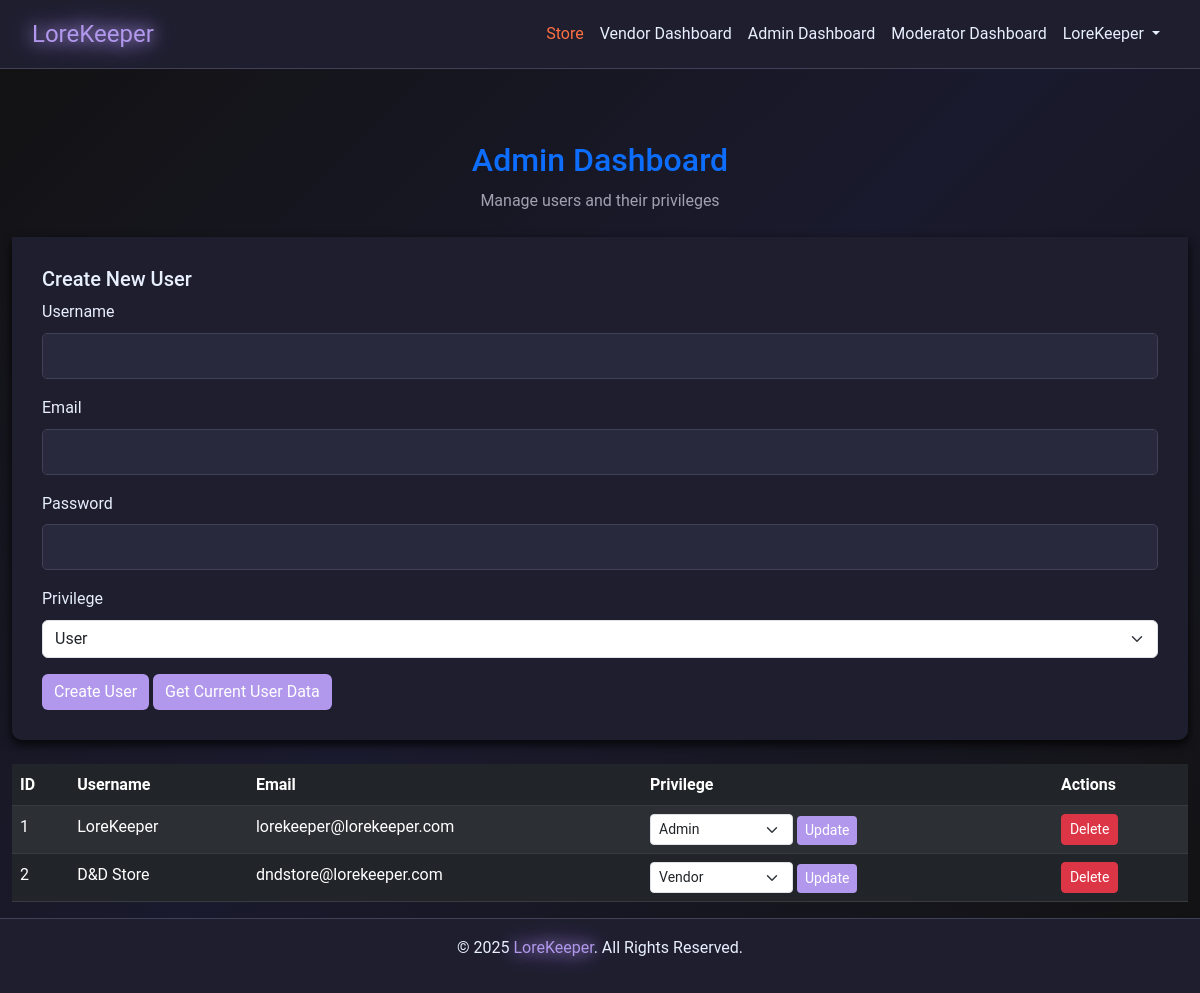
Page /admin (signed in) on the earlier database version.
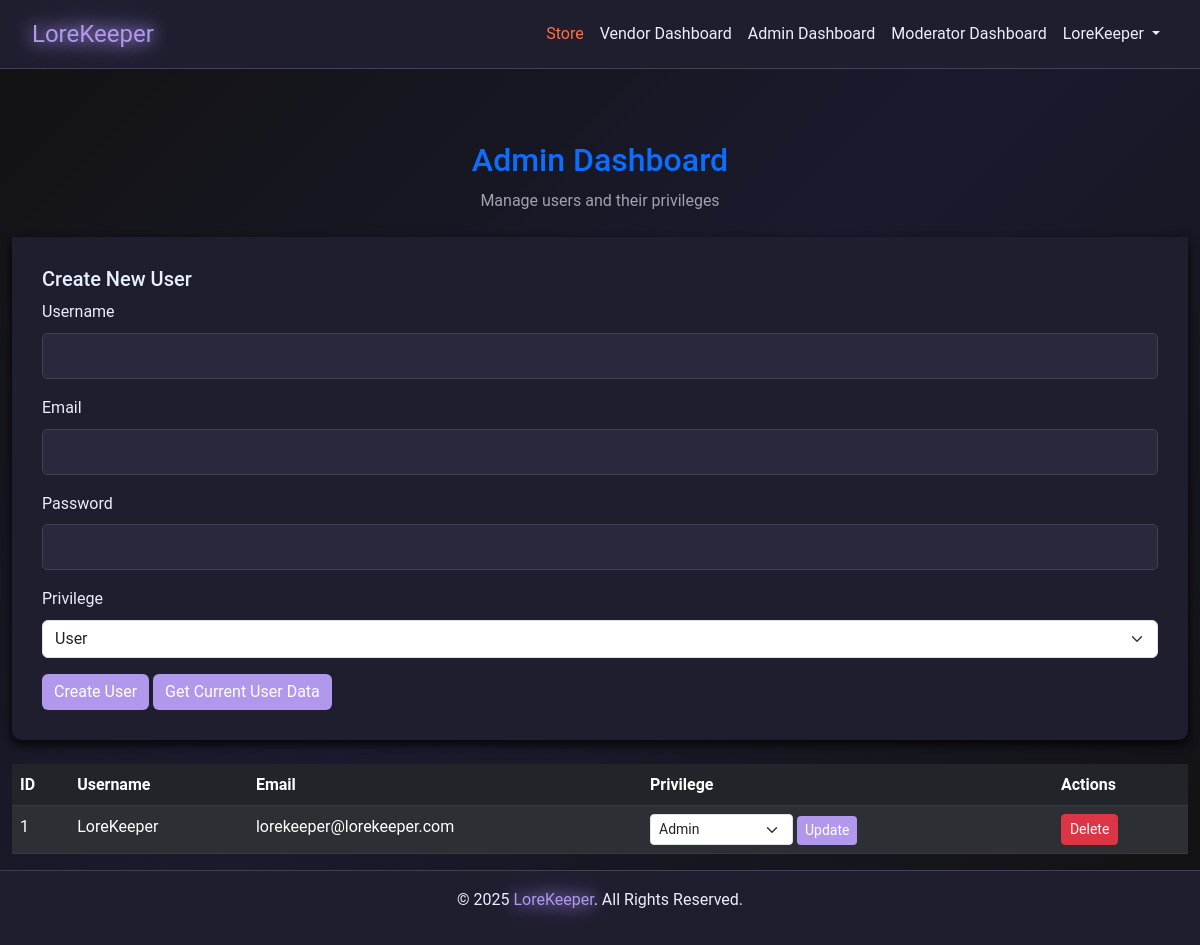
Same page on the later database version.
### models.py (models this page shows)
class User(db.Model):
    __tablename__ = 'users'
    id = db.Column(db.Integer, primary_key=True)
    username = db.Column(db.String(64), nullable=False)
    email = db.Column(db.String(128), unique=True, nullable=False)
    password = db.Column(db.String(128), nullable=False)
    privilege_id = db.Column(
        db.Integer, db.ForeignKey('privileges.id'), default=1)
    created_at = db.Column(db.DateTime, default=datetime.utcnow)
    purchases = db.relationship('Purchase', backref='user', lazy=True)
    subscriptions = db.relationship('Subscription', backref='user', lazy=True)

class Privilege(db.Model):
    __tablename__ = 'privileges'
    id = db.Column(db.Integer, primary_key=True)
    name = db.Column(db.String(64), nullable=False, unique=True)
    description = db.Column(db.String(256))

### app.py (the view, shortened to what this page needs)
@app.route("/admin", methods=["GET", "POST"])
def admin_dashboard():
    if session.get("privilege_id") != 999:  # Assuming 2 is Admin privilege ID
        flash("Access denied! Admins only.", "danger")
        return redirect(url_for("home"))
    users = User.query.all()
    privileges = Privilege.query.all()
    return render_template("admin.html", users=users, privileges=privileges)

### app.py (called while the page is built)
@app.before_request
def make_session_permanent():
    if session.get("user_id"):
        session.permanent = True
        app.permanent_session_lifetime = timedelta(minutes=5)
    else:
        try:
            getCookie()
        except:
            print("No cookies found")

### templates/admin.html (shortened to what this page needs)
{% extends "nav_footer_template.html" %}
{% block content %}
<div class="container mt-5">
  <h2 class="text-center text-primary">Admin Dashboard</h2>
  <p class="text-center text-muted">Manage users and their privileges</p>
  <div class="card my-4">
    <div class="card-body">
      <h5 class="card-title">Create New User</h5>
      <form method="POST" action="{{ url_for('admin_dashboard') }}">
        <div class="mb-3">
          <label for="username" class="form-label">Username</label>
          <input type="text" class="form-control" id="username" name="username" required>
        </div>
        <div class="mb-3">
          <label for="email" class="form-label">Email</label>
          <input type="email" class="form-control" id="email" name="email" required>
        </div>
        <div class="mb-3">
          <label for="password" class="form-label">Password</label>
          <input type="password" class="form-control" id="password" name="password" required>
        </div>
        <div class="mb-3">
          <label for="privilege_id" class="form-label">Privilege</label>
          <select class="form-select" id="privilege_id" name="privilege_id">
            {% for privilege in privileges %}
            <option value="{{ privilege.id }}">{{ privilege.name }}</option>
            {% endfor %}
          </select>
        </div>
        <button type="submit" name="create_user" class="btn btn-primary">Create User</button>
        <button type="button" name="get_userdata" class="btn btn-primary" id="get_userdata">Get Current User Data</button>
      </form>
    </div>
  </div>
  <table class="table table-dark table-striped">
    <thead>
      <tr>
        <th>ID</th>
        <th>Username</th>
        <th>Email</th>
        <th>Privilege</th>
        <th>Actions</th>
      </tr>
    </thead>
    <tbody>
      {% for user in users %}
      <tr>
        <td>{{ user.id }}</td>
        <td>{{ user.username }}</td>
        <td>{{ user.email }}</td>
        <td>
          <form method="POST" action="{{ url_for('update_user', user_id=user.id) }}" class="d-inline">
            <select name="privilege_id" class="form-select form-select-sm d-inline w-auto">
              {% for privilege in privileges %}
              <option value="{{ privilege.id }}" {% if privilege.id == user.privilege_id %}selected{% endif %}>
                {{ privilege.name }}
              </option>
              {% endfor %}
            </select>
            <button type="submit" class="btn btn-sm btn-primary">Update</button>
          </form>
        </td>
        <td>
          <form method="POST" action="{{ url_for('delete_user', user_id=user.id) }}" class="d-inline">
            <button type="submit" class="btn btn-sm btn-danger">Delete</button>
          </form>
        </td>
      </tr>
      {% endfor %}
    </tbody>
  </table>
</div>
{% endblock %}

### templates/nav_footer_template.html (shortened to what this page needs)
<!DOCTYPE html>
<html lang="en">
  <head>
    <link
      href="https://cdn.jsdelivr.net/npm/bootstrap@5.3.0-alpha3/dist/css/bootstrap.min.css"
      rel="stylesheet"
    />
    <link rel="stylesheet" href="/static/css/style.css" />
  </head>
  <body>
    <nav class="navbar navbar-expand-lg navbar-dark">
      <div class="container">
        <a class="navbar-brand glow" href="/">LoreKeeper</a>
        <div class="collapse navbar-collapse" id="navbarNav">
          <ul class="navbar-nav ms-auto">
            <li class="nav-item">
              <a class="nav-link store" href="/store">Store</a>
            </li>
            {% if session.get('user_id') %}
            {% if session.get('privilege_id') == 2 or
            session.get('privilege_id') == 999 %}
            <li class="nav-item">
              <a class="nav-link" href="/vendor/dashboard">Vendor Dashboard</a>
            </li>
            {% endif %} {% if session.get('privilege_id') == 999 %}
            <li class="nav-item">
              <a class="nav-link" href="/admin">Admin Dashboard</a>
            </li>
            {% endif %} {% if session.get('privilege_id') >= 998 %}
            <li class="nav-item">
              <a class="nav-link" href="/moderator/dashboard"
                >Moderator Dashboard</a
              >
            </li>
            {% endif %}
            <li class="nav-item dropdown">
              <a
                class="nav-link dropdown-toggle"
                href="#"
                id="navbarDropdown"
                role="button"
                data-bs-toggle="dropdown"
              >
                {{ session['username'] }}
              </a>
            </li>
            {% endif %}
          </ul>
        </div>
      </div>
    </nav>
    {% block content %} {% endblock %}
    <footer class="text-center text-light py-3">
      <p>© 2025 <span class="glow">LoreKeeper</span>. All Rights Reserved.</p>
    </footer>
  </body>
</html>

### static/css/style.css (style rules this page uses)
:root { --background-color: #121212; --text-color: #E8EFFF; --text-muted: #a1a1b1; --accent-color: #b198ed; --card-background: #1e1e2f; --input-background: #29293d; --input-border: #404056; --btn-hover: #9b84d6; --store-btn-color: #ff7043; --store-btn-hover: #ff5722; --card-shadow: rgba(0, 0, 0, 0.5); --section-padding: 60px; --element-spacing: 20px; }
body { margin: 0; font-family: 'Roboto', sans-serif; background: linear-gradient(135deg, #121212, #1a1a2e, #121212); background-size: cover; background-repeat: no-repeat; background-attachment: fixed; color: var(--text-color); line-height: 1.6; display: flex; flex-direction: column; min-height: 100vh; }
.navbar { background-color: var(--card-background); border-bottom: 1px solid var(--input-border); padding: 10px 20px; }
.navbar-brand, .nav-link { color: var(--text-color) !important; transition: color 0.2s ease-in-out; }
.navbar { background-color: var(--card-background); }
.navbar-brand { font-size: 1.5rem; }
.store { color: var(--store-btn-color) !important; }
.card, .card-header, .card-body { background-color: var(--card-background); color: var(--text-color); border: none; border-radius: 10px; box-shadow: 0 4px 10px var(--card-shadow); }
.form-label { color: var(--text-muted); }
.form-control { background-color: var(--input-background); border: 1px solid var(--input-border); color: var(--text-color); }
.text-light { color: var(--text-color) !important; }
.text-muted { color: var(--text-muted) !important; }
footer { background-color: var(--card-background) !important; color: var(--text-muted); padding: 20px 0; text-align: center; border-top: 1px solid var(--input-border); margin-top: auto; }
.text-center { text-align: center; }
.container { max-width: 1200px; margin: 0 auto; }
.card { background-color: var(--card-background); color: var(--text-color); border: none; border-radius: 10px; box-shadow: 0 4px 10px var(--card-shadow); }
.card-body { padding: 30px; background-color: var(--card-background); border-radius: 0 0 10px 10px; }
.glow { color: var(--accent-color) !important; text-shadow: 0 0 15px var(--accent-color), 0 0 30px var(--accent-color) !important; animation: glow 3s ease-in-out infinite; text-decoration: none; }
.form-label { color: var(--text-color) !important; font-size: 1rem; }
.form-control { background-color: var(--input-background); border: 1px solid var(--input-border); color: var(--text-color); padding: 10px; border-radius: 5px; }
.card-body { padding: 30px; }
.form-label { color: var(--text-color); font-size: 1rem; }
.btn-primary { background-color: var(--accent-color); border: none; transition: background-color 0.3s ease, transform 0.2s ease; }

Differences in the rows shown:
removed User: id "2", username "D&D Store", email "dndstore@lorekeeper.com", privilege_id "Vendor"
